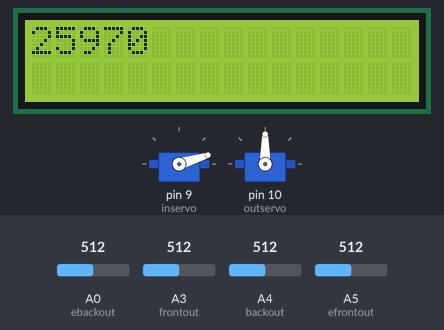
Bench run of a sketch on a simulated Arduino Uno, built with avr-gcc and run on an emulated ATmega328P. On the bench: 16×2 character LCD, 2 × servo. The test bench sets the inputs (shaded band); at power-on: A3 (frontout) = 512, A0 (ebackout) = 512, A4 (backout) = 512, A5 (efrontout) = 512.

Above: at 2.6 s.
2.7 s: A3 (frontout) set to 90
14.6 s: A3 (frontout) set to 106
At 21.8 s:
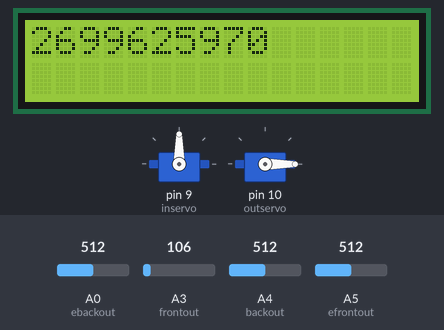
26.5 s: A3 (frontout) set to 80
At 26.81 s:
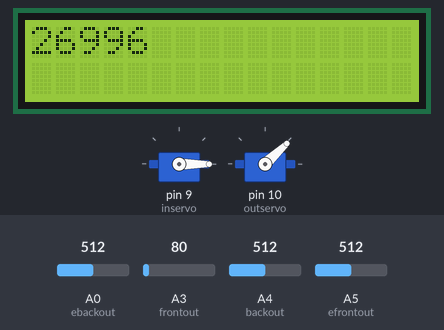
38.4 s: A0 (ebackout) set to 109
50.3 s: A0 (ebackout) set to 95
At 54.8 s:
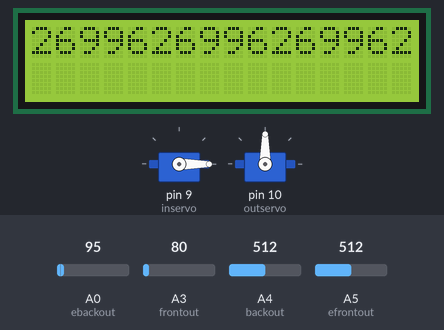
Timing chart, 0 to 56.3 s (numbered marks = the images above; inputs shaded):
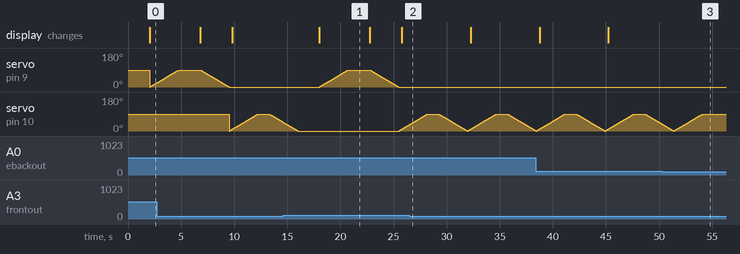

Measured:
- the behaviour switches between 100 and 99 on A0 (ebackout) (found by bisection; images 2 and 3)
- after the input at 14.6 s, servo on pin 9 (inservo): rises from 0° to 90° in 2.7 s, then falls to 0° in 4.7 s
- after the input at 26.5 s, servo on pin 9 (inservo): stays 0° (without the input it goes to 1° after 7.5 s)
- after the input at 50.3 s, servo on pin 10 (outservo): goes on until 54.1 s, then stays 90°
- by itself, servo on pin 9 (inservo): rises from 21° to 90° in 2.0 s, then falls to 0° in 4.7 s

The sketch:

sketch_jan27c.ino
```cpp
#include <Servo.h>
#include <LiquidCrystal.h>
LiquidCrystal lcd(12, 11, 5, 4, 3, 2);
int count=0;
int frontout = 3;
int backout = 4;
int efrontout = 5;
int ebackout = 0;
int threshold = 100;
Servo inservo;
Servo outservo;
int pos = 0;    // variable to store the servo position
int front;
int efront;
void setup()
{
  lcd.begin(16,2);
  pinMode(9, OUTPUT);
  inservo.attach(9);
  outservo.attach(10);
}

void open()
{
      if(pos<=10)
        {
          count++;
          lcd.print('Enter');
          for (pos = 0; pos <= 90; pos += 1)
          {
             inservo.write(pos);              // tell servo to go to position in variable 'pos'
             delay(30);                       // waits 15ms for the servo to reach the position
          }

}
    delay(2000);
    lcd.clear();
    int back =analogRead(backout);
    if(back >= threshold)
    {   if(pos>=80)
        {
          for (pos = 90; pos >= 0; pos -= 1)
          {
             inservo.write(pos);              // tell servo to go to position in variable 'pos'
             delay(30);                       // waits 15ms for the servo to reach the position
          }
          back = 0;
         }
    }
}

void close()
{
     if(pos<=10)
        {
          lcd.print('Exit');
          for (pos = 0; pos <= 90; pos += 1)
          {
             outservo.write(pos);              // tell servo to go to position in variable 'pos'
             delay(30);                       // waits 15ms for the servo to reach the position
          }
        }
    delay(1000);
    int eback =analogRead(ebackout);
    if(eback >= threshold)
    {   if(pos>=80)
        {
          for (pos = 90; pos >= 0; pos -= 1)
          {
             outservo.write(pos);
             delay(30);
          }
          eback = 0;
         }
    }
}
void loop()
{
    front = 0;
    efront = 0;
    front = analogRead(frontout);
    if(front >= threshold)
    {
       if(count<6){
        digitalWrite(0,HIGH);
        delay(2000);
        digitalWrite(0,LOW);
        open();
    }
    else{
      digitalWrite(1,HIGH);
        delay(2000);
        digitalWrite(1,LOW);
    }
    }
    efront = analogRead(efrontout);
    if(efront >= threshold)
    {
        close();
    }
}
```
